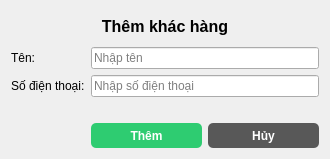
<?xml version="1.0" encoding="UTF-8"?>
<ui version="4.0">
 <class>AddCustomerDialog</class>
 <widget class="QDialog" name="AddCustomerDialog">
  <property name="geometry">
   <rect>
    <x>0</x>
    <y>0</y>
    <width>330</width>
    <height>154</height>
   </rect>
  </property>
  <property name="windowTitle">
   <string>Thêm khách hàng</string>
  </property>
  <layout class="QVBoxLayout" name="verticalLayout">
   <item>
    <widget class="QLabel" name="titleLabel">
     <property name="minimumSize">
      <size>
       <width>0</width>
       <height>30</height>
      </size>
     </property>
     <property name="font">
      <font>
       <pointsize>12</pointsize>
       <weight>75</weight>
       <bold>true</bold>
      </font>
     </property>
     <property name="styleSheet">
      <string notr="true">font-weight: bold;</string>
     </property>
     <property name="text">
      <string>Thêm khác hàng</string>
     </property>
     <property name="alignment">
      <set>Qt::AlignCenter</set>
     </property>
    </widget>
   </item>
   <item>
    <layout class="QFormLayout" name="formLayout">
     <item row="0" column="0">
      <widget class="QLabel" name="categoryLabel_2">
       <property name="text">
        <string>Tên:</string>
       </property>
      </widget>
     </item>
     <item row="0" column="1">
      <widget class="QLineEdit" name="name">
       <property name="placeholderText">
        <string>Nhập tên</string>
       </property>
      </widget>
     </item>
     <item row="1" column="0">
      <widget class="QLabel" name="amountLabel">
       <property name="text">
        <string>Số điện thoại:</string>
       </property>
      </widget>
     </item>
     <item row="1" column="1">
      <widget class="QLineEdit" name="phone_number">
       <property name="placeholderText">
        <string>Nhập số điện thoại</string>
       </property>
      </widget>
     </item>
     <item row="2" column="1">
      <layout class="QHBoxLayout" name="horizontalLayout_3">
       <property name="topMargin">
        <number>20</number>
       </property>
       <item>
        <widget class="QPushButton" name="btn_add_customer">
         <property name="minimumSize">
          <size>
           <width>70</width>
           <height>25</height>
          </size>
         </property>
         <property name="styleSheet">
          <string notr="true">QPushButton {
	background-color: #2ecc71;
	color: #fff;
	border: none;
	border-radius: 5px;
	font-weight: bold;
}
</string>
         </property>
         <property name="text">
          <string>Thêm</string>
         </property>
        </widget>
       </item>
       <item>
        <widget class="QPushButton" name="btn_cancel">
         <property name="minimumSize">
          <size>
           <width>70</width>
           <height>25</height>
          </size>
         </property>
         <property name="styleSheet">
          <string notr="true">QPushButton {
	background-color: #585858;
	color: #fff;
	border: none;
	border-radius: 5px;
	font-weight: bold;
}</string>
         </property>
         <property name="text">
          <string>Hủy</string>
         </property>
        </widget>
       </item>
      </layout>
     </item>
    </layout>
   </item>
  </layout>
 </widget>
 <resources/>
 <connections/>
</ui>
